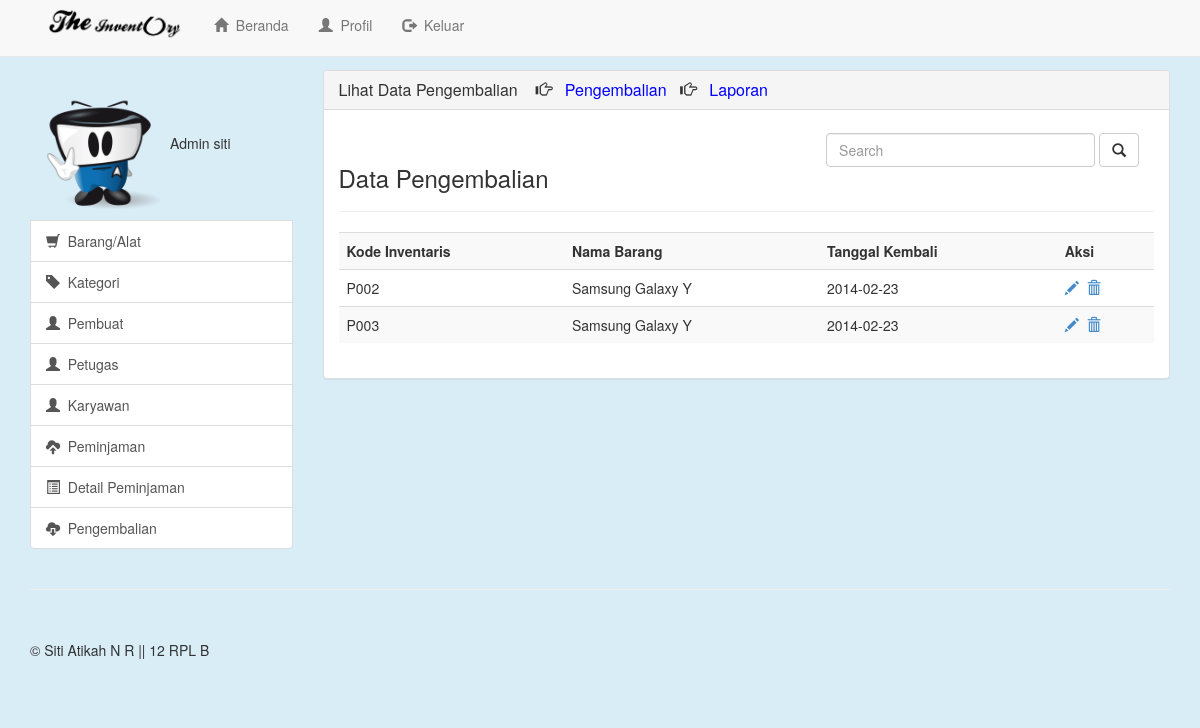
Page /view/Data_Pengembalian (signed in) on the committed database.
### tables this page shows
CREATE TABLE IF NOT EXISTS `pengembalian` (
  `id` int(4) NOT NULL AUTO_INCREMENT,
  `kd_inventaris` char(30) NOT NULL,
  `tgl_kembali` date NOT NULL,
  `kd_alat` int(11) NOT NULL,
  PRIMARY KEY (`id`),
  KEY `label_alat` (`kd_alat`)
);

CREATE TABLE IF NOT EXISTS `alat` (
  `kd_alat` int(11) NOT NULL AUTO_INCREMENT,
  `label_alat` varchar(100) NOT NULL,
  `model` varchar(100) NOT NULL,
  `kd_kategori` int(11) NOT NULL,
  `merk` varchar(100) NOT NULL,
  `kd_pembuat` int(11) NOT NULL,
  `thn_buat` int(4) NOT NULL,
  PRIMARY KEY (`kd_alat`),
  KEY `kategori_alat` (`kd_kategori`),
  KEY `nama_pembuat` (`kd_pembuat`)
);

### view/data_pengembalian.php (the view, shortened to what this page needs)
<?php
if(empty($_SESSION['username'])){
  header("location:Login");
}
else{
?>
<!DOCTYPE html>
<html lang="en">
  <head>
    <link href="../css/bootstrap.min.css" rel="stylesheet">
    <link href="../css/offcanvas.css" rel="stylesheet">
    <link href="../css/style.css" rel="stylesheet">
  </head>
  <body>
    <div class="navbar navbar-default navbar-fixed-top" role="navigation">
      <div class="container" >
        <div class="col-md-8">
        <div class="navbar-header">
          <a class="navbar-brand" href="Beranda"><img src="../image/logo.png" class="logo"></a>
        </div>
        <div class="navbar-collapse collapse">
          <ul class="nav navbar-nav">
            <li><a href="Beranda"><span class="glyphicon glyphicon-home"></span>&nbsp&nbspBeranda</a></li>
            <li><a href="Profil"><span class="glyphicon glyphicon-user"></span>&nbsp&nbspProfil</a></li>
            <li><a href="../lib/logout.php"><span class="glyphicon glyphicon-log-out"></span>&nbsp&nbspKeluar</a></li>
          </ul>
        </div>
      </div>
      </div>
    </div>
    <div class="container">
      <div class="row row-offcanvas row-offcanvas-right">
        <div class="col-xs-6 col-sm-3 sidebar-offcanvas" id="sidebar" role="navigation">
           <div class="list-group">
            <?php
                if($_SESSION['level']==1){
                  echo"<img class='foto' src='../image/2.png' alt='Generic placeholder image'''>Admin $_SESSION[username]";
                }
                else{
                  echo"<img class='foto' src='../image/1.png' alt='Generic placeholder image'''>Petugas  $_SESSION[username]";
                }
            ?>
            <a href="Barang" class="list-group-item"><span class="glyphicon glyphicon-shopping-cart"></span>&nbsp&nbspBarang/Alat</a>
            <a href="Kategori" class="list-group-item"><span class="glyphicon glyphicon-tag"></span>&nbsp&nbspKategori</a>
            <a href="Pembuat" class="list-group-item"><span class="glyphicon glyphicon-user"></span>&nbsp&nbspPembuat</a>
            <?php
            if($_SESSION['level']==1){
              echo"<a href='Petugas' class='list-group-item'><span class='glyphicon glyphicon-user'></span>&nbsp&nbspPetugas</a>";
            }
            else{
              echo"";
            }
            ?>
            <a href="Karyawan" class="list-group-item"><span class="glyphicon glyphicon-user"></span>&nbsp&nbspKaryawan</a>
            <a href="Peminjaman" class="list-group-item"><span class="glyphicon glyphicon-cloud-upload"></span>&nbsp&nbspPeminjaman</a>
            <a href="Detail_Peminjaman" class="list-group-item"><span class="glyphicon glyphicon-list-alt"></span>&nbsp&nbspDetail Peminjaman</a>
            <a href="Pengembalian" class="list-group-item"><span class="glyphicon glyphicon-cloud-download"></span>&nbsp&nbspPengembalian</a>
          </div>
        </div>
        <div class="col-xs-12 col-sm-9">
          <div class="panel panel-default">
            <div class="panel-heading">
              <h3 class="panel-title">
              Lihat Data Pengembalian &nbsp&nbsp&nbsp<span class="glyphicon glyphicon-hand-right"></span>&nbsp&nbsp&nbsp<a href="Pengembalian" style="text-decoration:none; color:blue;">Pengembalian</a>&nbsp&nbsp&nbsp<span class="glyphicon glyphicon-hand-right"></span>&nbsp&nbsp&nbsp<a href="laporan.php" style="text-decoration:none; color:blue;">Laporan</a>
              </h3>
            </div>
            <div class="panel-body">
            <form class="navbar-form pull-right" action="Cari_Pengembalian" method="post">
              <div class="form-group" style='margin-right:0px;padding-right:0px;margin-left:30px;'>
              <input type="text" class="form-control" placeholder="Search" name="cari" size='30'>
              </div>
            <button type="submit" class="btn btn-default"><span class="glyphicon glyphicon-search"></span></button>
            </form>
              <br><br>
              <h3 style="margin:0px; padding:0px;">Data Pengembalian</h3><hr>
             <table class="table table-striped">
                <tr><th>Kode Inventaris</th><th>Nama Barang</th><th>Tanggal Kembali</th><th>Aksi</th></tr>
                                <?php
                                  $a=mysql_query("select pengembalian.kd_inventaris,alat.label_alat,alat.kd_alat,pengembalian.tgl_kembali from pengembalian,alat where pengembalian.kd_alat=alat.kd_alat");
                                    while($d=mysql_fetch_array($a)){
                                      echo"
                                          <tr>
                                          <td>$d[kd_inventaris]</td>
                                          <td>$d[label_alat]</td>
                                          <td>$d[tgl_kembali]</td>
                                          <td>
                                          <a href='Edit_Detail?id=$d[kd_inventaris]'><span class='glyphicon glyphicon-pencil'></span></a>&nbsp
                                          <a href='../lib/hapus.php?lib=detail&id=$d[kd_inventaris]'><span class='glyphicon glyphicon-trash'></span></a>
                                          </td></tr>
                                      ";
                                    }
                                ?>
              </table>
            </div>
          </div>
        </div>
      </div>
      <hr>
      <footer>
        <p>&copy; Siti Atikah N R || 12 RPL B</p>
      </footer>
    </div>
  </body>
</html>
<?php } ?>

### css/offcanvas.css (style rules this page uses)
html, body { overflow-x: hidden; }
body { padding-top: 70px; }
footer { padding: 30px 0; }

### css/style.css (style rules this page uses)
body { background-color: #d9edf7; }
.foto { max-width: none; height:140px; width:140px; margin-top:10px; }
.logo { height:35px; margin-top:-10px; }

### rows in the picture
pengembalian: kd_inventaris "P002", kd_alat.label_alat "Samsung Galaxy Y", tgl_kembali "2014-02-23"
pengembalian: kd_inventaris "P003", kd_alat.label_alat "Samsung Galaxy Y", tgl_kembali "2014-02-23"

### other values in the picture
$_SESSION[username] "siti"
